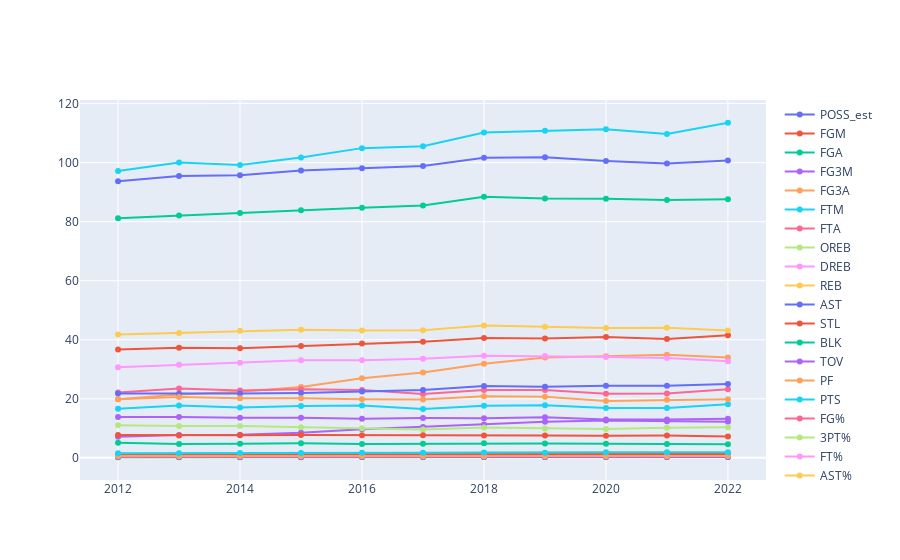

Write notebook code for a chart like this one.
### Code cell
# Per 48 Minutes played

change_per48_df = change_df.copy()

for col in change_per48_df.columns[2:18]:
    change_per48_df[col] = change_per48_df[col]/change_per48_df['MIN']*48*5

change_per48_df.drop(columns='MIN', inplace=True)
change_per48_df

fig = go.Figure()
for col in change_per48_df.columns[1:]:
    fig.add_trace(go.Scatter(x=change_per48_df['season_start_year'],
                             y=change_per48_df[col], name=col))

fig.show()
